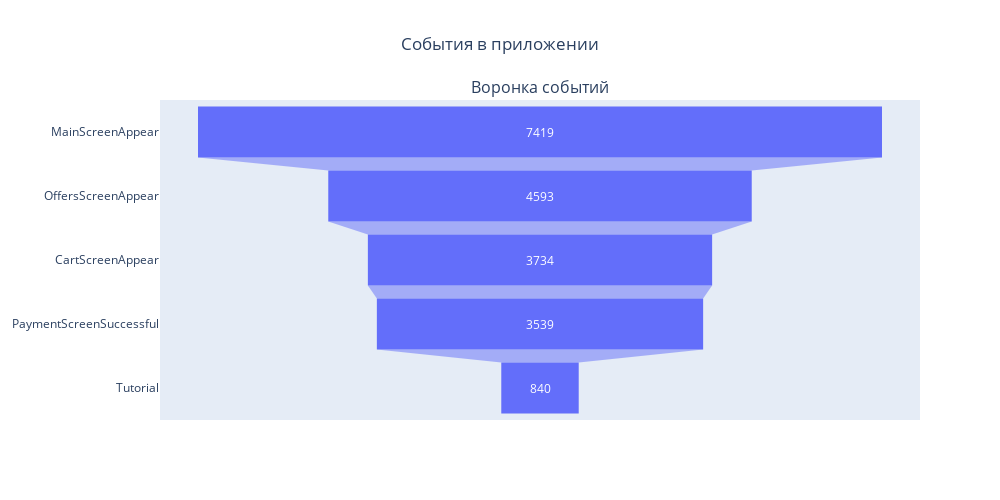

Write notebook code for a chart like this one.
### Code cell
# Строим график частоты событий
#fig2 = go.Figure(go.Bar(        x=event_user['event_cnt'],        y=event_user['event'],        orientation='h',        textposition="inside",))

#fig2.update_layout(    title="Частота событий",    font=dict(size=12),    width=100,    height=500,)
# Строим график воронки событий
fig1 = go.Figure(go.Funnel(
   
    x=event_user['user_cnt'],
    y=event_user['event'],
    textposition="inside",))

fig1.update_layout(
    title="Воронка событий",
    font=dict(size=12),
    width=100,
    height=500)

# Объединяем два графика
fig = sp.make_subplots(rows=1, cols=1, subplot_titles=("Воронка событий", ""))
fig.add_trace(fig1.data[0], row=1, col=1)
#fig.add_trace(fig2.data[0], row=1, col=2)

# Общее название графиков
fig.update_layout(
    title_x=0.50,
    title_text="События в приложении", 
    font=dict(size=12))

fig.update_layout(width=1000, height=500)

fig.show()

### Figure 1 — Plotly figure (JSON) as saved in the notebook; plotly's stock layout.template omitted (floating-point values rounded to 4 significant figures)
{"data": [{"textposition": "inside", "type": "funnel", "x": [7419, 4593, 3734, 3539, 840], "xaxis": "x", "y": ["MainScreenAppear", "OffersScreenAppear", "CartScreenAppear", "PaymentScreenSuccessful", "Tutorial"], "yaxis": "y"}], "layout": {"annotations": [{"font": {"size": 16}, "showarrow": false, "text": "Воронка событий", "x": 0.5, "xanchor": "center", "xref": "paper", "y": 1, "yanchor": "bottom", "yref": "paper"}], "font": {"size": 12}, "height": 500, "title": {"text": "События в приложении", "x": 0.5}, "width": 1000, "xaxis": {"anchor": "y", "domain": [0, 1]}, "yaxis": {"anchor": "x", "domain": [0, 1]}}}
